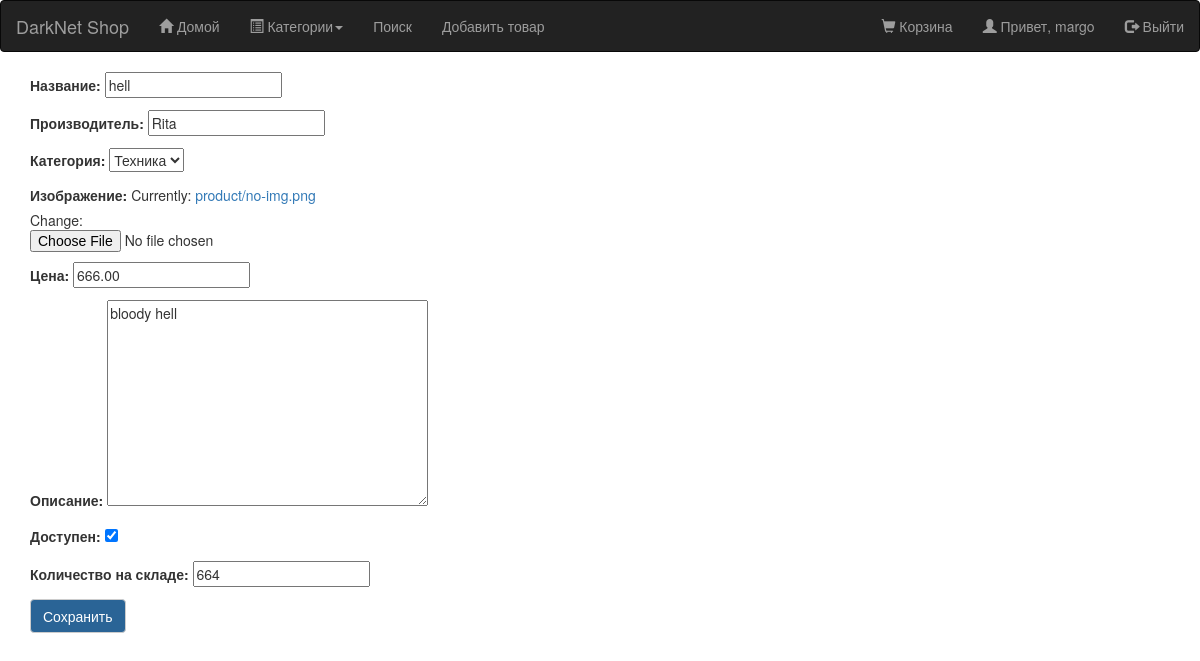
Before: /product/23/hell/edit/ (signed in) with the older database file.
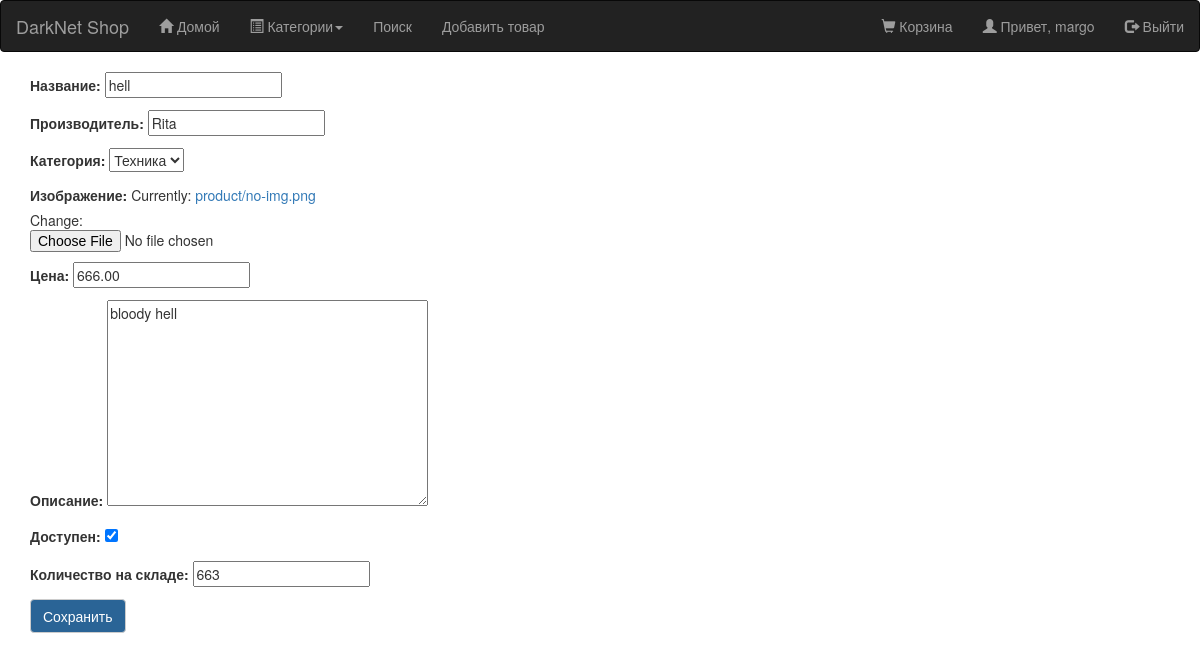
After: the same page with the newer database file.
### core_shop/models.py (models this page shows, shortened)
class Product(models.Model):
    category = models.ForeignKey(Category, related_name='Категория', verbose_name="Категория")
    name = models.CharField(max_length=255, unique=True, verbose_name="Название")
    brand = models.CharField(max_length = 50, verbose_name="Производитель")
    image = models.ImageField(upload_to='product/pictures', default = 'product/no-img.png', verbose_name='Изображение')
    slug = models.SlugField(max_length=255, unique=True, help_text='Уникальное значение для ULR продукта')
    description = models.TextField(blank=True, verbose_name="Описание")
    price = models.DecimalField(max_digits=10, decimal_places=2, verbose_name="Цена")
    count = models.PositiveIntegerField(verbose_name="Количество на складе")
    available = models.BooleanField(default=True, verbose_name="Доступен")
    created_at = models.DateTimeField(auto_now_add=True)
    updated_at = models.DateTimeField(auto_now=True)
    profile = models.ForeignKey(Profile, null=True,  related_name='Профиль')
    class Meta:
        db_table = 'products'
        ordering = ['name']
        index_together = [['id', 'slug']]
        verbose_name = "Продукт"
        verbose_name_plural = "Продукты"

class Category(models.Model):
    name = models.CharField(max_length=50, verbose_name='Категория')
    slug = models.SlugField(max_length=50, unique=True, help_text='Уникальное значение для URL категории')
    description = models.TextField(max_length = 2000)
    is_active = models.BooleanField(default = True)
    created_at = models.DateTimeField(auto_now_add = True)
    updated_at = models.DateTimeField(auto_now = True)
    class Meta:
        db_table = 'categories'
        ordering = ['name']
        verbose_name = 'Категория'
        verbose_name_plural = 'Категории'
    def __str__(self):
        return self.name

### core_shop/views.py (the view)
# urls.py: url(r'^product/(?P<id>\d+)/(?P<slug>[-\w]+)/edit/$', views.product_edit, name='product_edit'),
def product_edit(request, id, slug):
    product = get_object_or_404(Product, id = id, slug = slug)
    if request.user != product.profile.user or not request.user.is_authenticated:
        return redirect('/')
    if request.method == "POST":
        form = ProductForm(request.POST, instance = product)
        if form.is_valid():
            product = form.save(commit = False)
            product.created_at = timezone.now()
            product.updated_at = timezone.now()
            product.slug = slugify(unidecode(product.name))
            product.save()
            return redirect('/')
    else:
        form = ProductForm(instance = product)
        return render(request, 'shop/product/product_edit.html', {'form' : form})

### core_shop/forms.py
class ProductForm(forms.ModelForm):
    class Meta:
        model = Product
        fields = ('name', 'brand', 'category','image', 'price', 'description', 'available', 'count',  )

### cart/context_processors.py (called while the page is built)
def cart(request):
    return {'cart': Cart(request)}

### core_shop/templates/shop/product/product_edit.html (shortened to what this page needs)
{% extends 'shop/base.html' %}
{% load static %}
{% block content %}
	<form method = "POST" class = "post-form">{% csrf_token %}
		{{ form.as_p  }}
		<button type = "submit" class = "save btn btn-default">Сохранить</button>
	</form>
{% endblock %}

Changed rows visible on the page:
changed Product "Rita": count "664" → "663"
